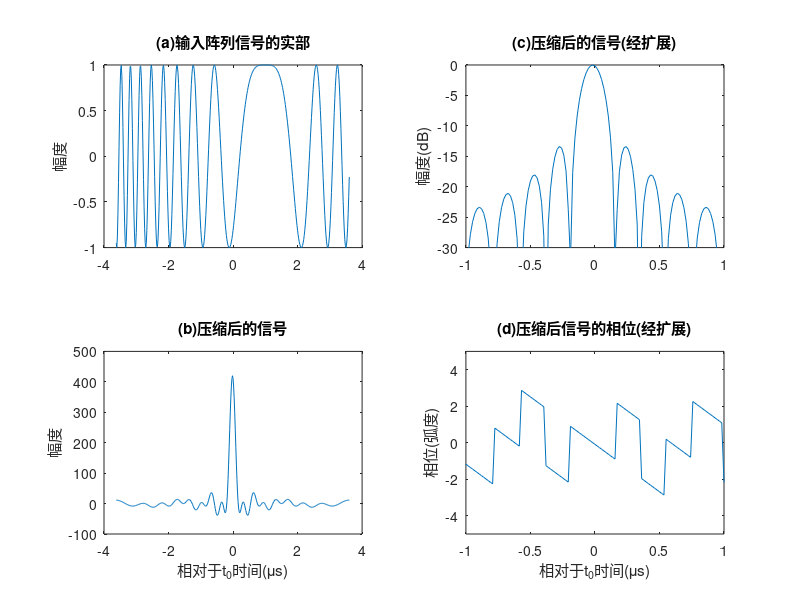

This figure's MATLAB source:
% SAR_Figure_3_8
% 2016.08.31
close all;clear all;clc

T = 7.24e-6;                % 信号持续时间
B = 5.8e6;                  % 信号带宽
K = B/T;                    % 调频率
ratio = 10;                 % 过采样率
Fs = ratio*B;               % 采样频率
dt = 1/Fs;                  % 采样间隔
N = ceil(T/dt);             % 采样点数
t = ((0:N-1)-N/2)/N*T;      % 时间轴

st = exp(1i*pi*K*(t-1e-6).^2);     % 生成信号
ht = conj(fliplr(st));             % 匹配滤波器
out = fftshift(ifft(fft(st).*fft(ht)));     % 计算循环卷积

Z = abs(out);
Z = Z/max(Z);
Z = 20*log10(eps+Z);

figure,set(gcf,'Color','w');
subplot(2,2,1),plot(t*1e6,real(st));
title('(a)输入阵列信号的实部');ylabel('幅度');
subplot(2,2,2),plot(t*1e6,Z);axis([-1 1 -30 0]);
title('(c)压缩后的信号(经扩展)'),ylabel('幅度(dB)');
subplot(2,2,3),plot(t*1e6,out);
title('(b)压缩后的信号'),xlabel('相对于t_{0}时间(\mus)'),ylabel('幅度');
subplot(2,2,4),plot(t*1e6,angle(out));axis([-1 1 -5 5]);
title('(d)压缩后信号的相位(经扩展)'),xlabel('相对于t_{0}时间(\mus)'),ylabel('相位(弧度)');